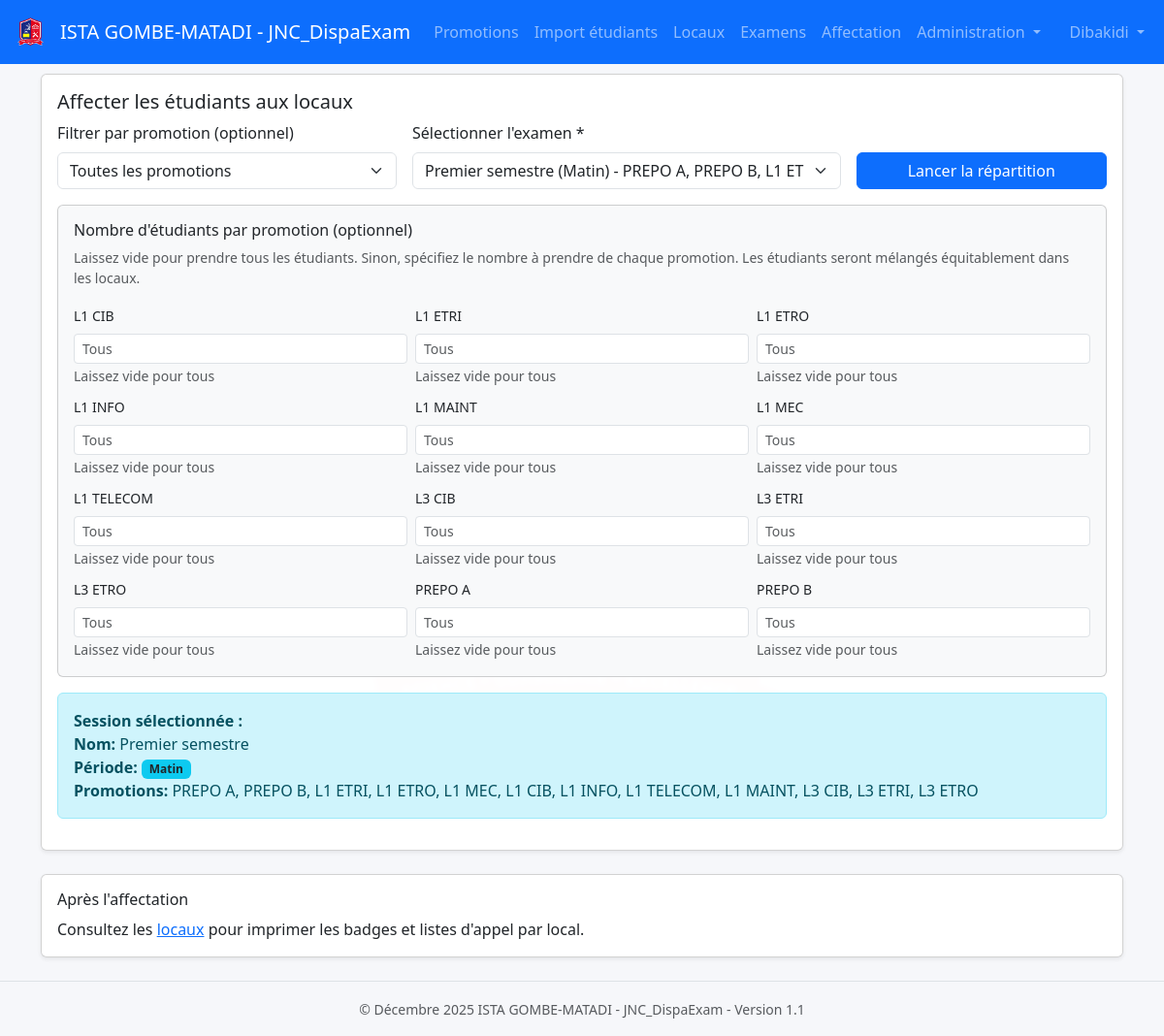
The app's page /dispatch (signed in) with its own data.
### tables this page shows
CREATE TABLE promotions (
            id INTEGER PRIMARY KEY AUTOINCREMENT,
            name TEXT NOT NULL UNIQUE
        );

CREATE TABLE "exams" (
                    id INTEGER PRIMARY KEY AUTOINCREMENT,
                    label TEXT NOT NULL,
                    session_type TEXT NOT NULL,
                    promotion_id INTEGER NOT NULL,
                    FOREIGN KEY (promotion_id) REFERENCES promotions(id) ON DELETE CASCADE
                );

### app.py (the view, shortened to what this page needs)
@app.route("/dispatch", methods=["GET", "POST"])
@login_required
def dispatch():
    conn = get_db()
    cur = conn.cursor()
    cur.execute("SELECT id, name FROM promotions ORDER BY name")
    promotions = cur.fetchall()
    promotion_id = request.form.get("promotion_id") or request.args.get("promotion_id")
    exams = _get_exams(conn, int(promotion_id) if promotion_id else None)
    if not exams and promotion_id:
        flash(f"Aucun examen trouvé pour cette promotion.", "warning")
    elif not exams:
        flash("Ajoutez d'abord un examen.", "warning")
        return redirect(url_for("exams"))
    selected_id = request.form.get("exam_id") if request.method == "POST" else None
    exam = _get_exam_or_latest(conn, selected_id)
    result = None
    exam_promotions = []
    if exam:
        cur.execute(
            """
            SELECT promotion_id
            FROM exam_promotions
            WHERE exam_id = ?
            """,
            (exam["id"],)
        )
        exam_promo_rows = cur.fetchall()
        exam_promo_ids = [row["promotion_id"] for row in exam_promo_rows] if exam_promo_rows else []
        exam_promotions = [p for p in promotions if p["id"] in exam_promo_ids]
    promo_counts = {}
    if request.method == "POST" and exam:
        result = distribute_students(conn, exam["id"], promo_counts if promo_counts else None)
        promo_names = exam['promotion_name'] if exam['promotion_name'] else 'Non définie'
        flash(f"Affectation terminée: {result['assigned']} étudiants des promotions ({promo_names}) dispatchés.", "success")
    return render_template("dispatch.html", exams=exams, selected_exam=exam, result=result, promotions=promotions, exam_promotions=exam_promotions)

### app.py (called while the page is built, shortened)
def get_db():
    if "db" not in g:
        g.db = get_connection()
    return g.db

def _get_exam_or_latest(conn, exam_id=None):
    cur = conn.cursor()
    exams = _get_exams(conn)
    return exams[0] if exams else None

def login_required(f):
    @wraps(f)
    def decorated_function(*args, **kwargs):
        if 'user_id' not in session:
            flash("Vous devez vous connecter pour accéder à cette page.", "warning")
            return redirect(url_for('login'))
        return f(*args, **kwargs)
    return decorated_function

### database.py (called while the page is built)
def get_connection():
    conn = sqlite3.connect(DB_PATH, check_same_thread=False)
    conn.row_factory = sqlite3.Row
    return conn

### templates/dispatch.html (shortened to what this page needs)
{% extends "base.html" %}
{% block content %}
<div class="card shadow-sm">
  <div class="card-body">
    <h5 class="card-title">Affecter les étudiants aux locaux</h5>
    <form method="post" class="row g-3 align-items-end" id="dispatch-form">
      <div class="col-md-4">
        <label class="form-label">Filtrer par promotion (optionnel)</label>
        <select class="form-select" name="promotion_id" onchange="this.form.submit()">
          <option value="">Toutes les promotions</option>
        </select>
      </div>
      <div class="col-md-5">
        <label class="form-label">Sélectionner l'examen *</label>
        <select class="form-select" name="exam_id" id="exam-selector" required onchange="updatePromotionFields()">
          {% for exam in exams %}
            <option value="{{ exam['id'] }}" {% if selected_exam and exam['id']==selected_exam['id'] %}selected{% endif %}>
              {{ exam['label'] }}
              ({{ exam['session_type'] or 'Non définie' }})
            </option>
          {% endfor %}
        </select>
      </div>
      <div class="col-md-3">
        <button type="submit" class="btn btn-primary w-100">Lancer la répartition</button>
      </div>
      {% if selected_exam and exam_promotions %}
      <div class="col-12 mt-3">
        <div class="card bg-light">
          <div class="card-body">
            <h6 class="card-title">Nombre d'étudiants par promotion (optionnel)</h6>
            <p class="text-muted small mb-3">Laissez vide pour prendre tous les étudiants. Sinon, spécifiez le nombre à prendre de chaque promotion. Les étudiants seront mélangés équitablement dans les locaux.</p>
            <div class="row g-2" id="promotion-fields">
              {% for promo in exam_promotions %}
              <div class="col-md-4">
                <label class="form-label small">{{ promo.name }}</label>
                <input type="number" class="form-control form-control-sm"
                       name="promo_count_{{ promo.id }}"
                       min="0"
                       placeholder="Tous"
                       value="{{ request.form.get('promo_count_' + promo.id|string, '') }}">
                <small class="text-muted">Laissez vide pour tous</small>
              </div>
              {% endfor %}
            </div>
          </div>
        </div>
      </div>
      {% endif %}
    </form>
    {% if selected_exam %}
    <div class="alert alert-info mt-3">
      <strong>Session sélectionnée :</strong><br>
      <strong>Nom:</strong> {{ selected_exam['label'] }}<br>
      <strong>Période:</strong>
        {% if selected_exam['session_type'] == 'Matin' %}
          <span class="badge bg-info text-dark">Matin</span>
        {% elif selected_exam['session_type'] == 'Après-midi' %}
          <span class="badge bg-warning text-dark">Après-midi</span>
        {% else %}
          {{ selected_exam['session_type'] or 'Non définie' }}
        {% endif %}<br>
      <strong>Promotions:</strong> {{ selected_exam['promotion_name'] or 'Non définie' }}
    </div>
    {% endif %}
  </div>
</div>
<div class="card shadow-sm mt-4">
  <div class="card-body">
    <h6 class="card-title">Après l'affectation</h6>
    <p class="mb-0">Consultez les <a href="{{ url_for('rooms') }}">locaux</a> pour imprimer les badges et listes d'appel par local.</p>
  </div>
</div>
{% endblock %}

### static/styles.css (style rules this page uses)
body { background: #f6f7fb; }

### records on screen
promotions: name "L1 CIB"
promotions: name "L1 ETRI"
promotions: name "L1 ETRO"
promotions: name "L1 INFO"
promotions: name "L1 MAINT"
promotions: name "L1 MEC"
promotions: name "L1 TELECOM"
promotions: name "L3 CIB"
promotions: name "L3 ETRI"
promotions: name "L3 ETRO"
promotions: name "PREPO A"
promotions: name "PREPO B"
exams: label "Premier semestre"

### other values on screen
{{ session.get('username', 'Utilisateur') }} "Dibakidi"
{{ selected_exam['promotion_name'] or 'Non définie' }} "PREPO A, PREPO B, L1 ETRI, L1 ETRO, L1 MEC, L1 CIB, L1 INFO, L1 TELECOM, L1 MAINT, L3 CIB, L3 ETRI, L3 ETRO"
form field exam_id "Premier semestre (Matin) - PREPO A, PREPO B, L1 ETRI, L1 ETRO, L1 MEC, L1 CIB, L1 INFO, L1 TELECOM, L1 MAINT, L3 CIB, L3 ETRI, L3 ETRO"
